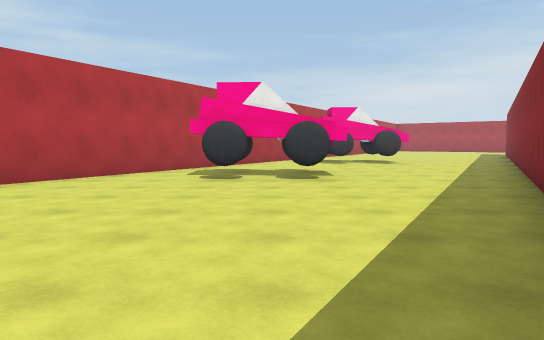
View 1 (above)

24 first-person views from a walk through a Unity game level. The camera is 1.3 m above the floor, tilts 4° down and sees 70° across. The floor is counted in squares, 2 m on a side. Each view is taken from the middle of a square. On the plan, view 1 faces up. The plan holds only what a view shows up to about 11 squares ahead; the rest is blank. The place goes on beyond the plan. Surface patterns are stand-ins for the level's own textures.

View 2
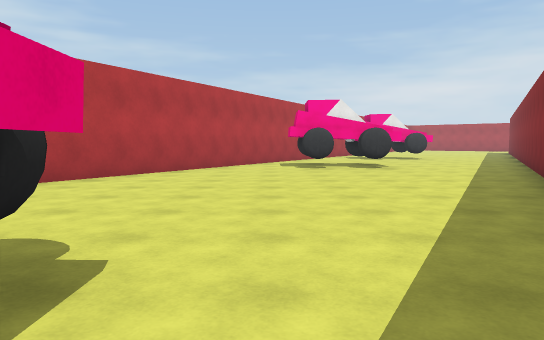

View 3
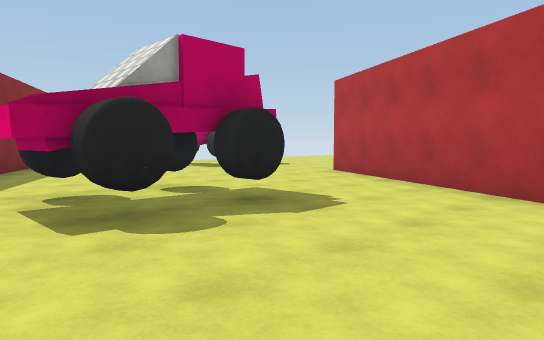

View 4
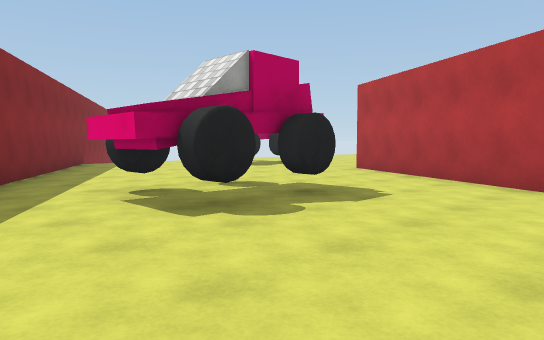

View 5
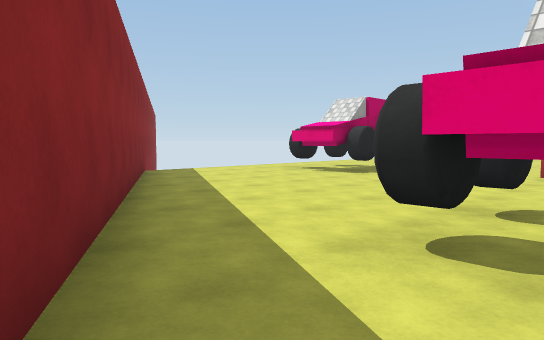

View 6
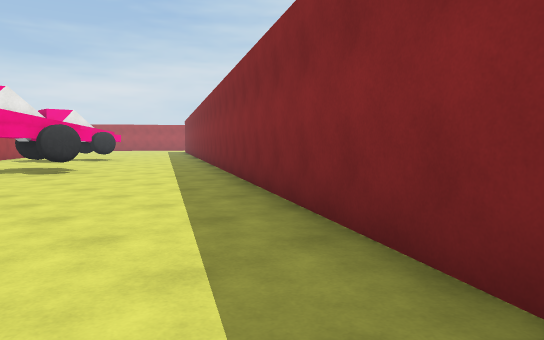

View 7
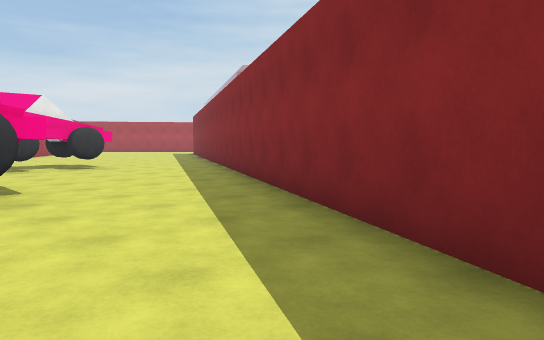

View 8
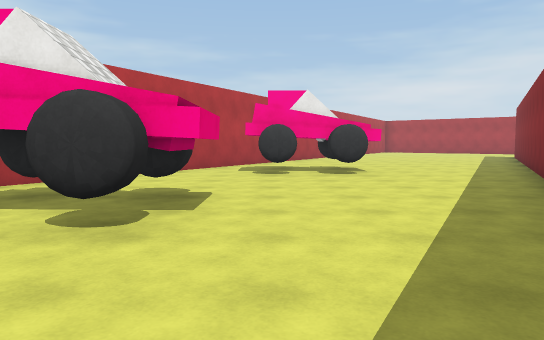

View 9
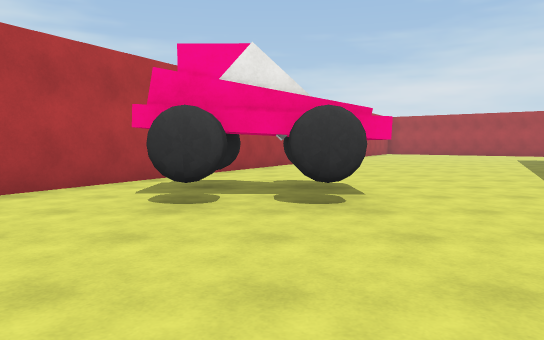

View 10
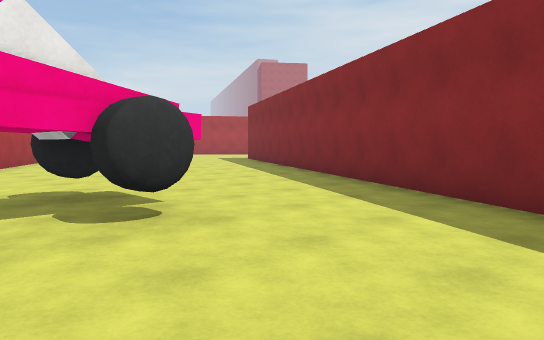

View 11
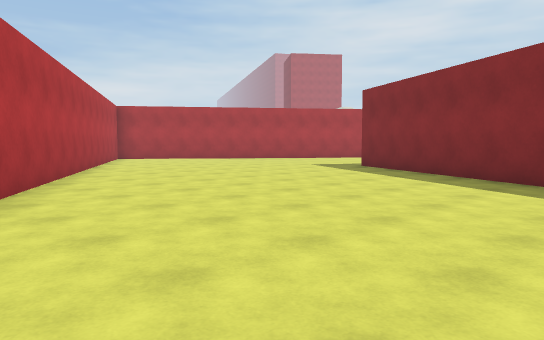

View 12
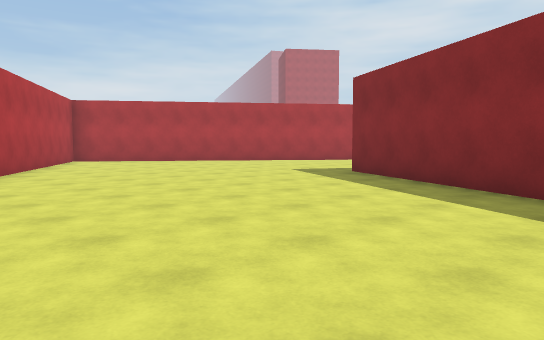

View 13
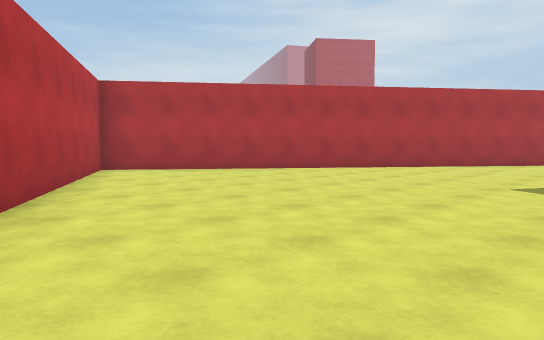

View 14
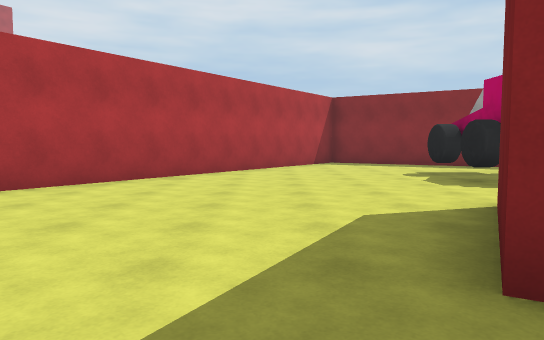

View 15
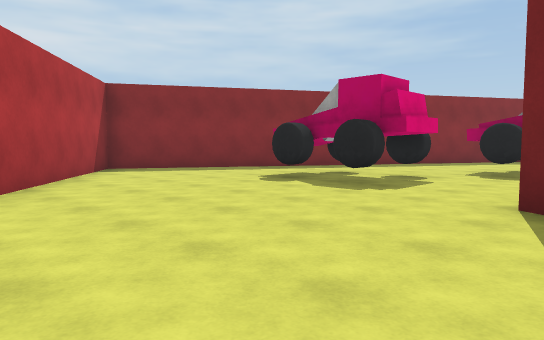

View 16
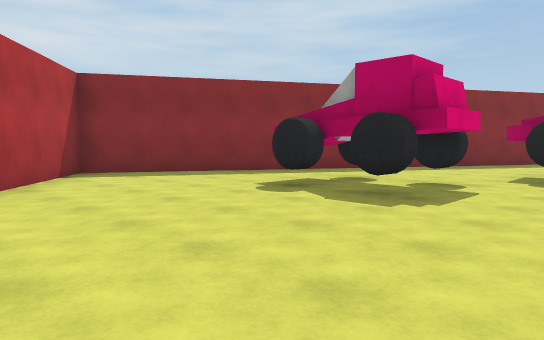

View 17
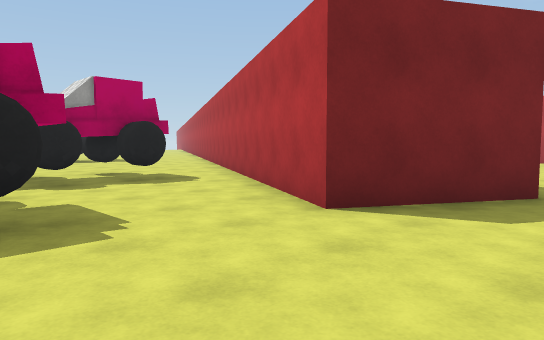

View 18
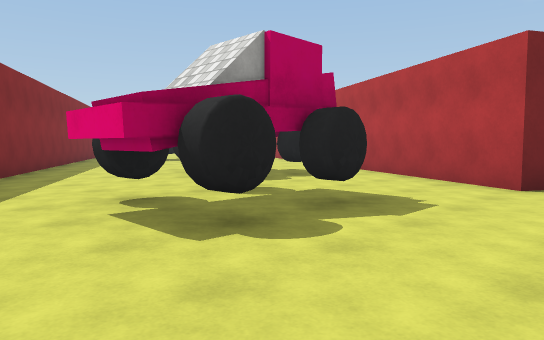

View 19
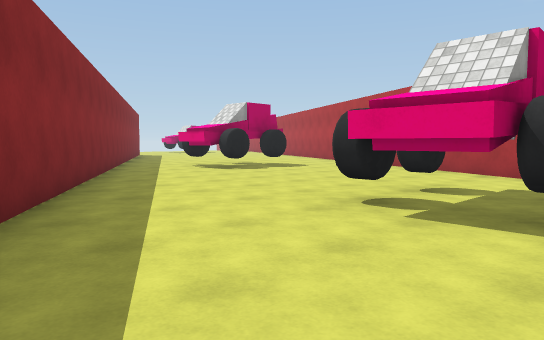

View 20
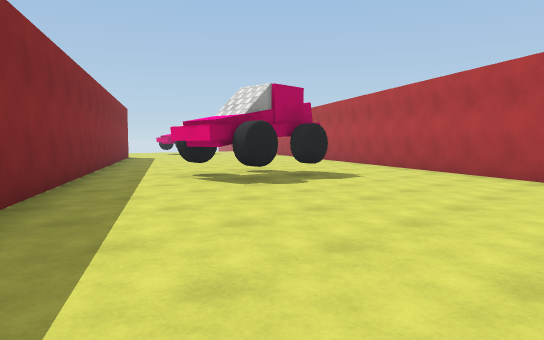

View 21
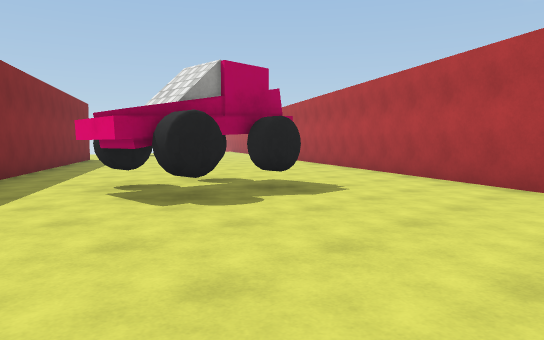

View 22
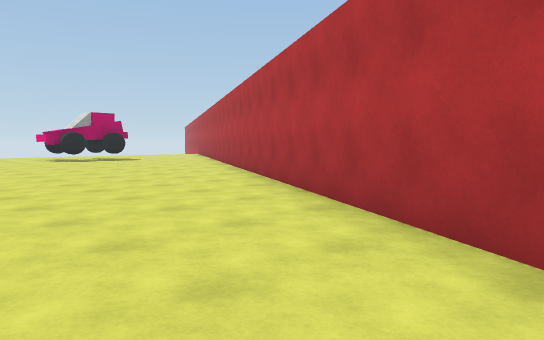

View 23
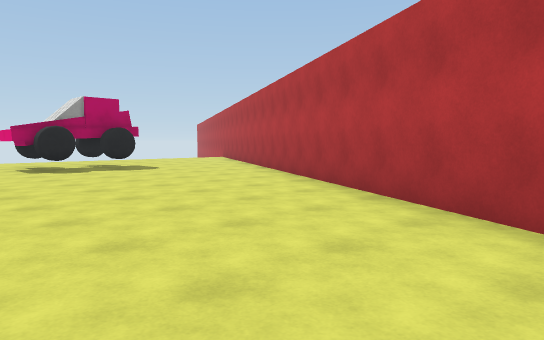

View 24
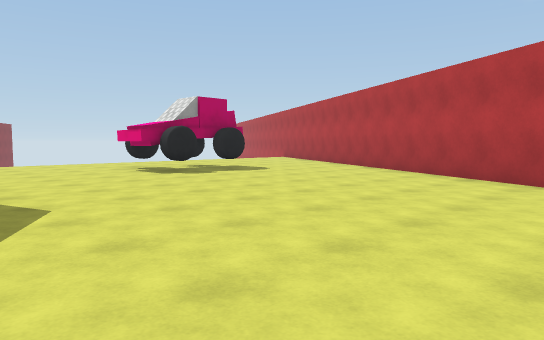

### Floor plan
Points are (right, up) in squares from view 1. A wall is a line through its corners. A room is listed if a view was taken in it or the views show most of it. See-through windows are left out.
Room 1 (views 1, 2, 3, 4, 5, 6, 7, 8)
walls: (-3.2, -1.5) (-2.7, -1.5) (-2.7, -2.5); (-3, -1.6) (-3, -2.5); (-0.4, -1.8) (4.1, 6); (-7, 1.2) (-8.5, -1.5); (-8.1, -7.4) (-8.1, -8.4); (-8.3, -7.4) (-8.3, -8.2); (-3.1, 8) (-5.8, 3.3); (0.4, 7.2) (-0.5, 7.2); (-5.6, -11.1) (-1.2, -3.2)
ways out: opening at (0.6, 7.2) to room 2
objects: other object (-8, -9); other object (-8, -7); other object (-5, -3); other object (-5, -2); other object (-5, -1); other object (-4, -2); other object (-4, -1) to (-3, -1); other object (-3, -3)
Room 2 (views 9, 10, 11, 12, 13, 14, 15, 16, 17, 18)
walls: (3.2, 19) (1.9, 16.9); (16.8, 17) (16.8, 18.2) (17.2, 18.2); (1, 15.1) (-0.4, 12.7); (19.7, 18.2) (19.7, 16.9); (1.4, 8.4) (1.4, 7.4); (1.1, 8.4) (1.1, 7.4); (21.7, 16.3) (23.8, 20) (9.7, 30.5) (3.9, 20.3); (-1.6, 10.6) (-3.1, 8); (4.1, 6) (12.6, 21) (14.9, 19.7) (12.7, 15.9)
ways out: opening at (0.6, 7.2) to room 1; opening at (17, 16) to room 3; opening at (21, 16) to room 3
objects: other object (-1, 7); other object (-1, 8); other object (-1, 9); other object (0, 8); other object (1, 7); other object (1, 9); other object (2, 12); other object (2, 13); other object (2, 14); other object (3, 12) to (4, 12); other object (3, 13); other object (3, 14) to (4, 14)
Room 3 (views 19, 20, 21, 22, 23, 24)
walls: (12.4, 0) (19.7, 12.9); (13.9, 7.6) (13.9, 6.6); (14.2, 7.6) (14.2, 6.5); (6.7, -6.1) (6.7, -7.2); (6.5, -6) (7, -6) (7, -7.2); (16.7, 15.1) (16.7, 14); (16.5, 15.2) (16.9, 15.2) (16.9, 13.9); (12.7, 15.9) (1.5, -4); (20.7, 14.6) (21.7, 16.3)
ways out: opening at (17, 16) to room 2; opening at (21, 16) to room 2
objects: other object (5, -8); other object (5, -7); other object (5, -6); other object (6, -8); other object (6, -7); other object (6, -6); other object (12, 6); other object (12, 7); other object (12, 8); other object (13, 6) to (14, 6); other object (13, 7); other object (13, 8) to (14, 8); other object (15, 14); other object (15, 15); other object (16, 14); other object (16, 15); other object (18, 17); other object (18, 18); other object (19, 17); other object (19, 18)

Where each view was taken, in squares from view 1:
view 1: 0 up, 0 right, facing up
view 2: 3 down, 2 left, facing up
view 3: 2 up, 2 left, facing down-left
view 4: 2 up, 1 left, facing down-left
view 5: 2 down, 1 left, facing down-left
view 6: 2 down, 2 left, facing up-right
view 7: 2 up, 0 right, facing up-right
view 8: 4 up, 2 right, facing up
view 9: 8 up, 3 right, facing up
view 10: 9 up, 2 right, facing up-right
view 11: 15 up, 3 right, facing up-right
view 12: 16 up, 5 right, facing up-right
view 13: 21 up, 6 right, facing up-right
view 14: 22 up, 11 right, facing right
view 15: 24 up, 14 right, facing down-right
view 16: 23 up, 15 right, facing down-right
view 17: 22 up, 18 right, facing down-left
view 18: 21 up, 21 right, facing down-left
view 19: 16 up, 20 right, facing down-left
view 20: 13 up, 18 right, facing down-left
view 21: 12 up, 16 right, facing down-left
view 22: 9 up, 11 right, facing down-left
view 23: 4 up, 9 right, facing down-left
view 24: 2 up, 11 right, facing down-left
